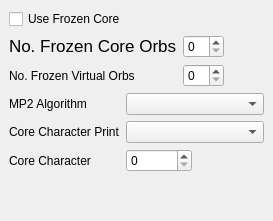
       <widget class="QWidget" name="AdvancedMP2" >
        <layout class="QVBoxLayout" >
         <property name="margin" >
          <number>9</number>
         </property>
         <property name="spacing" >
          <number>6</number>
         </property>
         <item>
          <widget class="QCheckBox" name="qui_frozen_core" >
           <property name="text" >
            <string>Use Frozen Core</string>
           </property>
          </widget>
         </item>
         <item>
          <layout class="QGridLayout" >
           <property name="margin" >
            <number>0</number>
           </property>
           <property name="spacing" >
            <number>6</number>
           </property>
           <item row="0" column="2" >
            <spacer>
             <property name="orientation" >
              <enum>Qt::Horizontal</enum>
             </property>
             <property name="sizeHint" >
              <size>
               <width>40</width>
               <height>20</height>
              </size>
             </property>
            </spacer>
           </item>
           <item row="0" column="1" >
            <widget class="QSpinBox" name="n_frozen_core" />
           </item>
           <item row="1" column="1" >
            <widget class="QSpinBox" name="n_frozen_virtual" />
           </item>
           <item row="0" column="0" >
            <widget class="QLabel" name="label_123" >
             <property name="text" >
              <string>&lt;html>&lt;head>&lt;meta name="qrichtext" content="1" />&lt;/head>&lt;body style=" white-space: pre-wrap; font-family:Lucida Grande; font-size:13pt; font-weight:400; font-style:normal; text-decoration:none;">&lt;p style=" margin-top:0px; margin-bottom:0px; margin-left:0px; margin-right:0px; -qt-block-indent:0; text-indent:0px;">No. Frozen Core Orbs&lt;/p>&lt;/body>&lt;/html></string>
             </property>
            </widget>
           </item>
           <item row="1" column="0" >
            <widget class="QLabel" name="label_234" >
             <property name="text" >
              <string>No. Frozen Virtual Orbs</string>
             </property>
            </widget>
           </item>
          </layout>
         </item>
         <item>
          <layout class="QGridLayout" >
           <property name="margin" >
            <number>0</number>
           </property>
           <property name="spacing" >
            <number>6</number>
           </property>
           <item row="1" column="0" >
            <widget class="QLabel" name="label_93" >
             <property name="text" >
              <string>Core Character Print</string>
             </property>
            </widget>
           </item>
           <item row="0" column="0" >
            <widget class="QLabel" name="label_28" >
             <property name="text" >
              <string>MP2 Algorithm</string>
             </property>
            </widget>
           </item>
           <item row="2" column="0" >
            <widget class="QLabel" name="label_92" >
             <property name="text" >
              <string>Core Character</string>
             </property>
            </widget>
           </item>
           <item row="2" column="1" >
            <widget class="QSpinBox" name="core_character" />
           </item>
           <item row="0" column="1" colspan="2" >
            <widget class="QComboBox" name="cd_algorithm" />
           </item>
           <item row="1" column="1" colspan="2" >
            <widget class="QComboBox" name="core_character_print" />
           </item>
          </layout>
         </item>
         <item>
          <spacer>
           <property name="orientation" >
            <enum>Qt::Vertical</enum>
           </property>
           <property name="sizeHint" >
            <size>
             <width>20</width>
             <height>40</height>
            </size>
           </property>
          </spacer>
         </item>
        </layout>
       </widget>
